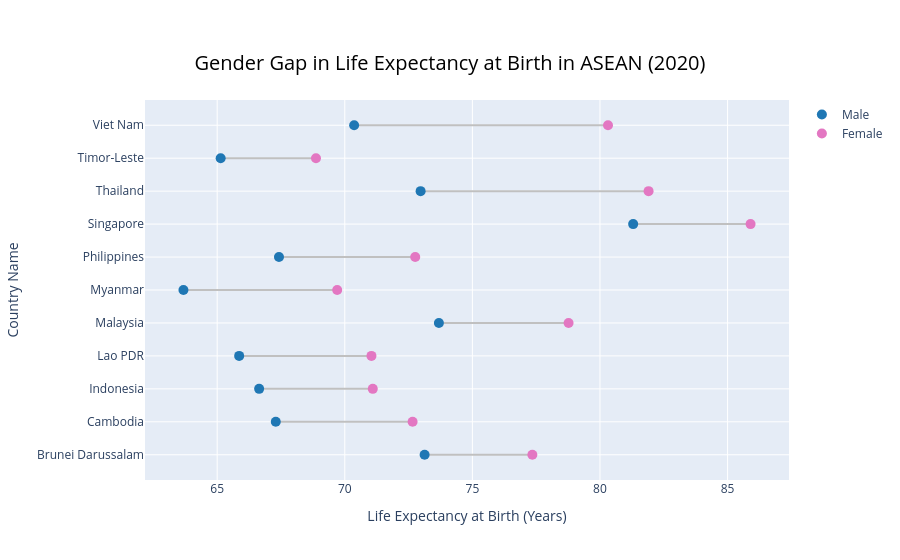

The code cell stored with this chart in its notebook:
### Markdown cell above
- **Data field:** 
  - `Life expectancy at birth, male (years)`: This field contains values that representing Average lifespan of men in one year. This attribute would be suitable for health research purposes between the sexes.
  - `Life expectancy at birth, female (years)`: This field contains values that representing Average lifespan of women in one year. This attribute would be suitable for health research purposes between the sexes.
  - `Mortality from CVD, cancer, diabetes or CRD between exact ages 30 and 70, male (%)`: This field contains values that representing the mortality rate of men from non-communicable diseases such as heart disease, cancer, and diabetes over one year. This attribute will help assess how disease impacts gender.
  - `Mortality from CVD, cancer, diabetes or CRD between exact ages 30 and 70, female (%)`: This field contains values that representing the mortality rate of women from non-communicable diseases such as heart disease, cancer, and diabetes over one year. This attribute will help assess how disease impacts gender.
  - `Total alcohol consumption per capita, male (liters of pure alcohol, projected estimates, male 15+ years of age)`: This field contains values that average total alcohol consumption per male over 15 years old. Alcohol is a significant issue affecting health.
  - `Total alcohol consumption per capita, female (liters of pure alcohol, projected estimates, female 15+ years of age)`: This field contains values that average total alcohol consumption per female over 15 years old. Alcohol is a significant issue affecting health.
- **Chart type:** 
  - Dumbbell plot chart (X-Axis is value of life expectancy, Y-Axis is value of `Country Name`, Each point is data about `Life expectancy at birth, male (years)` or `Life expectancy at birth, female (years)`, the line connecting the two points shows the difference between the two attributes) This chart will show the difference in life expectancy between men and women in various countries in 2020.
  - Dumbbell plot chart (X-Axis is value of life expectancy, Y-Axis is value of `Country Name`, Each point is data about `Mortality from CVD, cancer, diabetes or CRD between exact ages 30 and 70, male (%)` or `Mortality from CVD, cancer, diabetes or CRD between exact ages 30 and 70, female (%)`, the line connecting the two points shows the difference between the two attributes)The chart will show the difference in mortality rates for this disease group between the two sexes in different countries.
  - Dumbbell plot chart (X-Axis is value of life expectancy, Y-Axis is value of `Country Name`, Each point is data about `Total alcohol consumption per capita, male (liters of pure alcohol, projected estimates, male 15+ years of age)` or `Total alcohol consumption per capita, female (liters of pure alcohol, projected estimates, female 15+ years of age)`, the line connecting the two points shows the difference between the two attributes)The chart will show the difference in alcohol consumption between the two genders.
- **Expected insight:** Differences can be observed between men and women in health factors such as life expectancy, mortality rates from disease, and alcohol consumption.

### Code cell
fig = go.Figure()
for i, row in df_2020.iterrows():
    fig.add_trace(go.Scatter(
        x=[row['Life expectancy at birth, male (years)'], row['Life expectancy at birth, female (years)']],
        y=[row['Country Name'], row['Country Name']],
        mode='lines',       
        line=dict(color='#C0C0C0', width=2),
        showlegend=False,
    ))

fig.add_trace(go.Scatter(
    x=df_2020['Life expectancy at birth, male (years)'], y=df_2020['Country Name'],
    mode='markers',
    name='Male',
    marker=dict(color='#1f77b4', size=10)
))

fig.add_trace(go.Scatter(
    x=df_2020['Life expectancy at birth, female (years)'], y=df_2020['Country Name'],
    mode='markers',
    name='Female',
    marker=dict(color='#e377c2', size=10)
))

fig.update_layout(
    title={
        'text': "Gender Gap in Life Expectancy at Birth in ASEAN (2020)",
        'y': 0.9,          # Vị trí theo chiều dọc (0 đến 1)
        'x': 0.5,          # Vị trí theo chiều ngang (0.5 là căn giữa)
        'xanchor': 'center',
        'yanchor': 'top',
        'font': dict(size=20, color='black') # Chỉnh cỡ chữ và màu sắc
    },
    xaxis_title="Life Expectancy at Birth (Years)",
    yaxis_title="Country Name",
    margin=dict(t=100)     # Tăng lề trên để tiêu đề không bị dính vào biểu đồ
)
fig.show()

### Figure 1 — Plotly figure (JSON) as saved in the notebook; plotly's stock layout.template omitted (floating-point values rounded to 4 significant figures)
{"data": [{"line": {"color": "#C0C0C0", "width": 2}, "mode": "lines", "showlegend": false, "type": "scatter", "x": [73.13, 77.35], "y": ["Brunei Darussalam", "Brunei Darussalam"]}, {"line": {"color": "#C0C0C0", "width": 2}, "mode": "lines", "showlegend": false, "type": "scatter", "x": [67.3, 72.66], "y": ["Cambodia", "Cambodia"]}, {"line": {"color": "#C0C0C0", "width": 2}, "mode": "lines", "showlegend": false, "type": "scatter", "x": [66.64, 71.1], "y": ["Indonesia", "Indonesia"]}, {"line": {"color": "#C0C0C0", "width": 2}, "mode": "lines", "showlegend": false, "type": "scatter", "x": [65.86, 71.05], "y": ["Lao PDR", "Lao PDR"]}, {"line": {"color": "#C0C0C0", "width": 2}, "mode": "lines", "showlegend": false, "type": "scatter", "x": [73.69, 78.77], "y": ["Malaysia", "Malaysia"]}, {"line": {"color": "#C0C0C0", "width": 2}, "mode": "lines", "showlegend": false, "type": "scatter", "x": [63.68, 69.7], "y": ["Myanmar", "Myanmar"]}, {"line": {"color": "#C0C0C0", "width": 2}, "mode": "lines", "showlegend": false, "type": "scatter", "x": [67.42, 72.76], "y": ["Philippines", "Philippines"]}, {"line": {"color": "#C0C0C0", "width": 2}, "mode": "lines", "showlegend": false, "type": "scatter", "x": [81.3, 85.9], "y": ["Singapore", "Singapore"]}, {"line": {"color": "#C0C0C0", "width": 2}, "mode": "lines", "showlegend": false, "type": "scatter", "x": [72.97, 81.9], "y": ["Thailand", "Thailand"]}, {"line": {"color": "#C0C0C0", "width": 2}, "mode": "lines", "showlegend": false, "type": "scatter", "x": [65.14, 68.87], "y": ["Timor-Leste", "Timor-Leste"]}, {"line": {"color": "#C0C0C0", "width": 2}, "mode": "lines", "showlegend": false, "type": "scatter", "x": [70.37, 80.31], "y": ["Viet Nam", "Viet Nam"]}, {"marker": {"color": "#1f77b4", "size": 10}, "mode": "markers", "name": "Male", "type": "scatter", "x": [73.13, 67.3, 66.64, 65.86, 73.69, 63.68, 67.42, 81.3, 72.97, 65.14, 70.37], "y": ["Brunei Darussalam", "Cambodia", "Indonesia", "Lao PDR", "Malaysia", "Myanmar", "Philippines", "Singapore", "Thailand", "Timor-Leste", "Viet Nam"]}, {"marker": {"color": "#e377c2", "size": 10}, "mode": "markers", "name": "Female", "type": "scatter", "x": [77.35, 72.66, 71.1, 71.05, 78.77, 69.7, 72.76, 85.9, 81.9, 68.87, 80.31], "y": ["Brunei Darussalam", "Cambodia", "Indonesia", "Lao PDR", "Malaysia", "Myanmar", "Philippines", "Singapore", "Thailand", "Timor-Leste", "Viet Nam"]}], "layout": {"margin": {"t": 100}, "title": {"font": {"color": "black", "size": 20}, "text": "Gender Gap in Life Expectancy at Birth in ASEAN (2020)", "x": 0.5, "xanchor": "center", "y": 0.9, "yanchor": "top"}, "xaxis": {"title": {"text": "Life Expectancy at Birth (Years)"}}, "yaxis": {"title": {"text": "Country Name"}}}}
